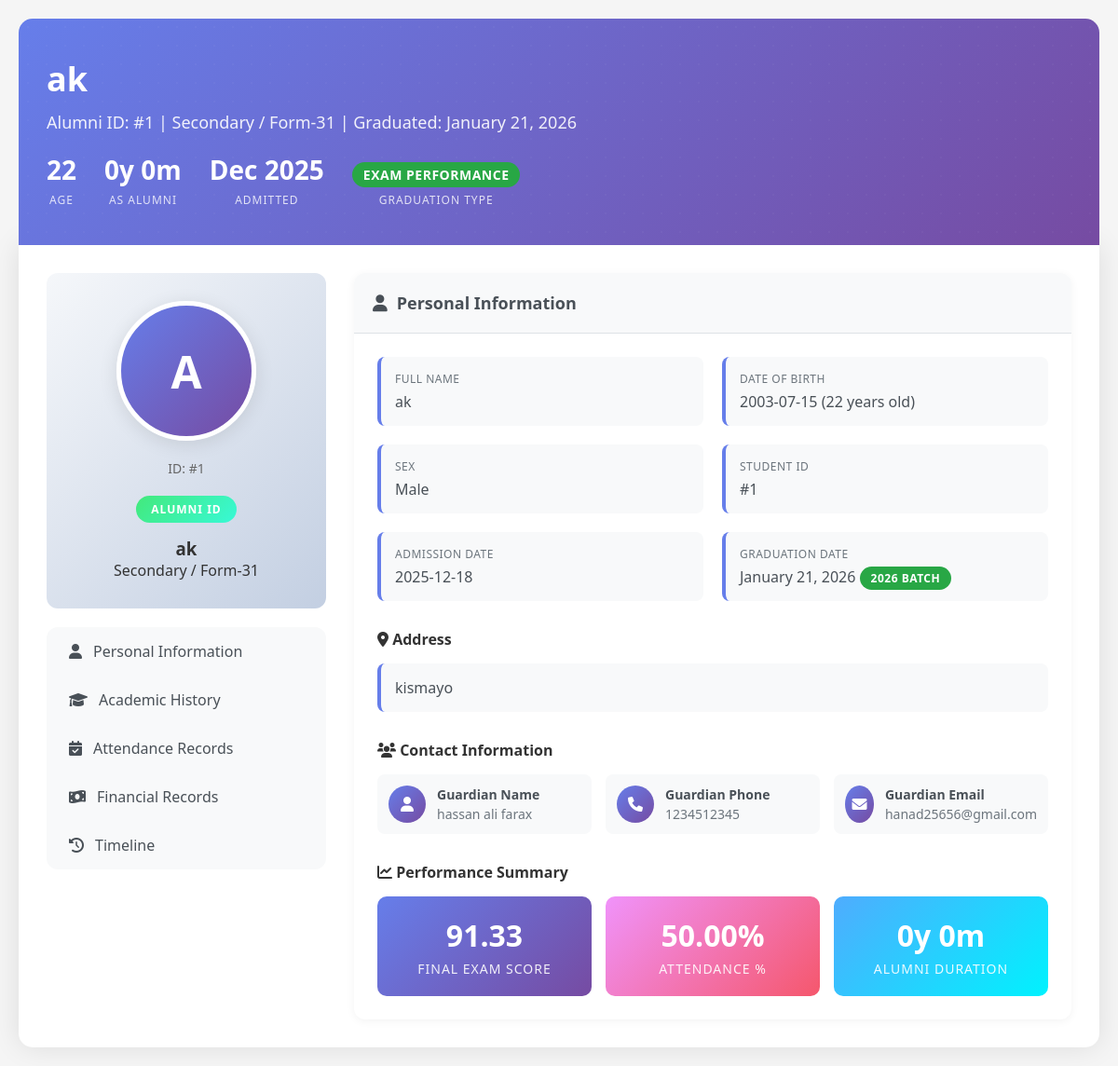
The page /views/admin/alumni/alumni_profile.php?id=1 (signed in) on the database its author committed.
### tables this page shows
CREATE TABLE `alumni` (
  `id` int(11) NOT NULL,
  `student_id` int(11) NOT NULL,
  `class_id` int(11) NOT NULL,
  `section_id` int(11) NOT NULL,
  `graduation_date` date DEFAULT NULL,
  `graduation_reason` enum('exam_performance','attendance_performance','both') NOT NULL,
  `exam_score` decimal(6,2) DEFAULT NULL,
  `attendance_percentage` decimal(5,2) DEFAULT NULL,
  `created_at` timestamp NOT NULL DEFAULT current_timestamp(),
  `updated_at` timestamp(6) NULL DEFAULT NULL
);

CREATE TABLE `students` (
  `id` int(11) NOT NULL,
  `name` varchar(244) NOT NULL,
  `admission_date` date DEFAULT NULL,
  `dob` date DEFAULT NULL,
  `gender` enum('male','female') DEFAULT 'male',
  `address` text DEFAULT NULL,
  `guardian_name` varchar(200) DEFAULT NULL,
  `guardian_phone` varchar(50) DEFAULT NULL,
  `guardian_email` varchar(150) DEFAULT NULL,
  `created_at` timestamp NOT NULL DEFAULT current_timestamp()
);

CREATE TABLE `app_settings` (
  `id` int(11) NOT NULL,
  `app_name` varchar(150) DEFAULT 'Admin Panel',
  `logo_path` varchar(255) DEFAULT NULL,
  `show_type` enum('text','logo') DEFAULT 'text',
  `updated_at` timestamp NOT NULL DEFAULT current_timestamp() ON UPDATE current_timestamp(),
  `language_id` int(11) DEFAULT 1
);

CREATE TABLE `sections` (
  `id` int(11) NOT NULL,
  `name` varchar(50) NOT NULL,
  `payable` tinyint(1) NOT NULL DEFAULT 1 COMMENT '1 = Payable, 0 = Free/Scholarship'
);

CREATE TABLE `classes` (
  `id` int(11) NOT NULL,
  `name` varchar(150) NOT NULL,
  `created_at` timestamp NOT NULL DEFAULT current_timestamp(),
  `section_id` int(11) DEFAULT NULL
);

### views/admin/alumni/alumni_profile.php (the view, shortened to what this page needs)
<?php
require_once __DIR__ . '/../../../config/db.php';
$settings = $conn->query("SELECT language_id FROM app_settings ORDER BY id DESC LIMIT 1")->fetch_assoc();
$currentLangId = $settings['language_id'] ?? 1;
function t($key, $replacements = []) {
    global $translations, $currentLangId;
    $text = $translations[$currentLangId][$key] ?? $key;
    foreach ($replacements as $placeholder => $value) {
        $text = str_replace('{' . $placeholder . '}', $value, $text);
    }
    return $text;
}
function translateReason($reason) {
    switch($reason) {
        case 'exam_performance': return t('exam_performance');
    }
}
$theme_res = $conn->query("SELECT mode FROM theme LIMIT 1");
$theme = ($theme_res && $theme_row = $theme_res->fetch_assoc()) ? (int)$theme_row['mode'] : 1;
$is_dark = ($theme === 0);
$student_id = isset($_GET['id']) ? intval($_GET['id']) : 0;
$query = $conn->prepare("
    SELECT
        a.*,
        s.id as student_id,
        s.name as student_name,
        s.dob,
        s.gender,
        s.address,
        s.guardian_name,
        s.guardian_phone,
        s.guardian_email,
        s.admission_date,
        c.name as class_name,
        c.id as class_id,
        sec.name as section_name,
        sec.id as section_id
    FROM alumni a
    INNER JOIN students s ON a.student_id = s.id
    INNER JOIN classes c ON a.class_id = c.id
    INNER JOIN sections sec ON a.section_id = sec.id
    WHERE a.student_id = ?
");
$query->bind_param("i", $student_id);
$query->execute();
$result = $query->get_result();
$alumni = $result->fetch_assoc();
$age = '';
if ($alumni['dob']) {
    $birth_date = new DateTime($alumni['dob']);
    $today = new DateTime();
    $age = $today->diff($birth_date)->y;
}
$alumni_since = new DateTime($alumni['created_at']);
$today = new DateTime();
$alumni_years = $today->diff($alumni_since)->y;
$alumni_months = $today->diff($alumni_since)->m;
?>
<!DOCTYPE html>
<html lang="<?= $currentLangId == 2 ? 'ar' : 'en' ?>"
      dir="<?= $currentLangId == 2 ? 'rtl' : 'ltr' ?>">
<head>
    <link rel="stylesheet" href="https://cdnjs.cloudflare.com/ajax/libs/font-awesome/6.0.0/css/all.min.css">
</head>
<body class="<?= $is_dark ? 'dark' : 'light' ?>">
    <div class="container">
        <div class="profile-header">
            <div class="header-content">
                <div class="profile-info">
                    <h1><?= htmlspecialchars($alumni['student_name']) ?></h1>
                    <div class="subtitle">
                        <?= t('alumni_id') ?>: #<?= $alumni['student_id'] ?> |
                        <?= htmlspecialchars($alumni['section_name']) ?> / <?= htmlspecialchars($alumni['class_name']) ?> |
                        <?= t('graduated') ?>: <?= date('F j, Y', strtotime($alumni['graduation_date'])) ?>
                    </div>
                    <div class="profile-stats">
                        <div class="stat-item">
                            <div class="stat-value"><?= $age ?: '--' ?></div>
                            <div class="stat-label"><?= t('age') ?></div>
                        </div>
                        <div class="stat-item">
                            <div class="stat-value"><?= $alumni_years ?>y <?= $alumni_months ?>m</div>
                            <div class="stat-label"><?= t('as_alumni') ?></div>
                        </div>
                        <div class="stat-item">
                            <div class="stat-value"><?= date('M Y', strtotime($alumni['admission_date'])) ?></div>
                            <div class="stat-label"><?= t('admitted') ?></div>
                        </div>
                        <div class="stat-item">
                            <?php
                            $reason_badge = '';
                            switch($alumni['graduation_reason']) {
                                case 'exam_performance': $reason_badge = 'badge-success'; break;
                            }
                            ?>
                            <div class="stat-value"><span class="badge <?= $reason_badge ?>" style="font-size: 14px;">
                                <?= translateReason($alumni['graduation_reason']) ?>
                            </span></div>
                            <div class="stat-label"><?= t('graduation_type') ?></div>
                        </div>
                    </div>
                </div>
            </div>
        </div>
        <div class="profile-content">
            <div class="sidebar">
                <div class="profile-card">
                    <div class="avatar">
                        <?= strtoupper(substr(explode(' ', $alumni['student_name'])[0], 0, 1)) ?>
                    </div>
                    <div class="student-id">ID: #<?= $alumni['student_id'] ?></div>
                    <div class="status-badge"><?= t('alumni_id') ?></div>
                    <h3><?= htmlspecialchars($alumni['student_name']) ?></h3>
                    <p><?= htmlspecialchars($alumni['section_name']) ?> / <?= htmlspecialchars($alumni['class_name']) ?></p>
                </div>
                <div class="sidebar-nav">
                    <a href="#personal" class="nav-item active" onclick="showSection('personal')">
                        <i class="fas fa-user"></i> <?= t('personal_info') ?>
                    </a>
                    <a href="#academic" class="nav-item" onclick="showSection('academic')">
                        <i class="fas fa-graduation-cap"></i> <?= t('academic_history') ?>
                    </a>
                    <a href="#attendance" class="nav-item" onclick="showSection('attendance')">
                        <i class="fas fa-calendar-check"></i> <?= t('attendance_records') ?>
                    </a>
                    <a href="#financial" class="nav-item" onclick="showSection('financial')">
                        <i class="fas fa-money-bill-wave"></i> <?= t('financial_records') ?>
                    </a>
                    <a href="#timeline" class="nav-item" onclick="showSection('timeline')">
                        <i class="fas fa-history"></i> <?= t('timeline') ?>
                    </a>
                </div>
            </div>
            <div class="main-content">
                <div id="personal" class="section">
                    <div class="section-header">
                        <h3 class="section-title"><i class="fas fa-user"></i> <?= t('personal_info') ?></h3>
                    </div>
                    <div class="section-body">
                        <div class="info-grid">
                            <div class="info-item">
                                <div class="info-label"><?= t('full_name') ?></div>
                                <div class="info-value"><?= htmlspecialchars($alumni['student_name']) ?></div>
                            </div>
                            <div class="info-item">
                                <div class="info-label"><?= t('date_of_birth') ?></div>
                                <div class="info-value"><?= $alumni['dob'] ?> (<?= $age ?> <?= t('years_old') ?>)</div>
                            </div>
                            <div class="info-item">
                                <div class="info-label"><?= t('sex') ?></div>
                                <div class="info-value"><?= ucfirst($alumni['gender']) ?></div>
                            </div>
                            <div class="info-item">
                                <div class="info-label"><?= t('student_id') ?></div>
                                <div class="info-value">#<?= $alumni['student_id'] ?></div>
                            </div>
                            <div class="info-item">
                                <div class="info-label"><?= t('admission_date') ?></div>
                                <div class="info-value"><?= $alumni['admission_date'] ?></div>
                            </div>
                            <div class="info-item">
                                <div class="info-label"><?= t('graduation_date') ?></div>
                                <div class="info-value">
                                    <?= date('F j, Y', strtotime($alumni['graduation_date'])) ?>
                                    <span class="badge badge-success"><?= date('Y', strtotime($alumni['graduation_date'])) ?> <?= t('batch') ?></span>
                                </div>
                            </div>
                        </div>
                        <div style="margin-top: 30px;">
                            <h4 style="margin-bottom: 15px;"><i class="fas fa-map-marker-alt"></i> <?= t('address') ?></h4>
                            <div class="info-item">
                                <div class="info-value"><?= htmlspecialchars($alumni['address']) ?></div>
                            </div>
                        </div>
                        <div style="margin-top: 30px;">
                            <h4 style="margin-bottom: 15px;"><i class="fas fa-users"></i> <?= t('contact_information') ?></h4>
                            <div class="contact-info">
                                <div class="contact-item">
                                    <div class="contact-icon">
                                        <i class="fas fa-user"></i>
                                    </div>
                                    <div class="contact-details">
                                        <h4><?= t('guardian_name') ?></h4>
                                        <p><?= htmlspecialchars($alumni['guardian_name']) ?></p>
                                    </div>
                                </div>
                                <div class="contact-item">
                                    <div class="contact-icon">
                                        <i class="fas fa-phone"></i>
                                    </div>
                                    <div class="contact-details">
                                        <h4><?= t('guardian_phone') ?></h4>
                                        <p><?= htmlspecialchars($alumni['guardian_phone']) ?></p>
                                    </div>
                                </div>
                                <div class="contact-item">
                                    <div class="contact-icon">
                                        <i class="fas fa-envelope"></i>
                                    </div>
                                    <div class="contact-details">
                                        <h4><?= t('guardian_email') ?></h4>
                                        <p><?= htmlspecialchars($alumni['guardian_email']) ?></p>
                                    </div>
                                </div>
                            </div>
                        </div>
                        <div style="margin-top: 30px;">
                            <h4 style="margin-bottom: 15px;"><i class="fas fa-chart-line"></i> <?= t('performance_summary') ?></h4>
                            <div style="display: grid; grid-template-columns: repeat(auto-fit, minmax(200px, 1fr)); gap: 15px;">
                                <div class="metric-card">
                                    <div class="metric-value"><?= $alumni['exam_score'] ? number_format($alumni['exam_score'], 2) : '--' ?></div>
                                    <div class="metric-label"><?= t('final_exam_score') ?></div>
                                </div>
                                <div class="metric-card" style="background: linear-gradient(135deg, #f093fb 0%, #f5576c 100%);">
                                    <div class="metric-value"><?= $alumni['attendance_percentage'] ? number_format($alumni['attendance_percentage'], 2) . '%' : '--' ?></div>
                                    <div class="metric-label"><?= t('attendance_percentage') ?></div>
                                </div>
                                <div class="metric-card" style="background: linear-gradient(135deg, #4facfe 0%, #00f2fe 100%);">
                                    <div class="metric-value"><?= $alumni_years ?>y <?= $alumni_months ?>m</div>
                                    <div class="metric-label"><?= t('alumni_duration') ?></div>
                                </div>
                            </div>
                        </div>
                    </div>
                </div>
            </div>
        </div>
    </div>
</body>
</html>

### rows shown on the page
alumni: student.name "ak", student "1", sections.name "Secondary", class.name "Form-31", graduation_date "January 21, 2026", student.dob "22", student.admission_date "Dec 2025", student.name "A", student.dob "2003-07-15", student.gender "Male", student.admission_date "2025-12-18", graduation_date "2026", student.address "kismayo", student.guardian_name "hassan ali farax", student.guardian_phone "1234512345", student.guardian_email "hanad25656@gmail.com", exam_score "91.33", attendance_percentage "50.00"
app_settings: language "Alumni ID", language "Graduated", language "AGE", language "AS ALUMNI", language "ADMITTED", language "GRADUATION TYPE", language "ALUMNI ID", language "Personal Information", language "Academic History", language "Attendance Records", language "Financial Records", language "Timeline", language "FULL NAME", language "DATE OF BIRTH", language "years old", language "SEX", language "STUDENT ID", language "ADMISSION DATE", language "GRADUATION DATE", language "BATCH", language "Address", language "Contact Information", language "Guardian Name", language "Guardian Phone", language "Guardian Email", language "Performance Summary", language "FINAL EXAM SCORE", language "ATTENDANCE %", language "ALUMNI DURATION"
